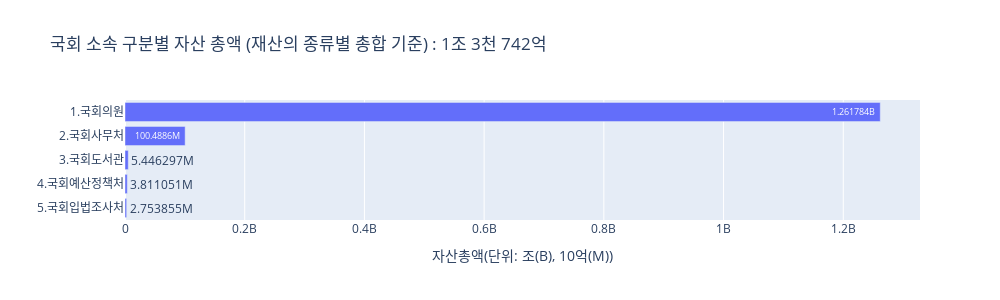

Source (notebook cell):
### Markdown cell above
### chart 1. 국회 소속 구분별 자산 총액

### Code cell
fig = px.bar(t_df.sort_values('현재가액', ascending=True),
             x='현재가액',
             y='소속구분',
             title = '국회 소속 구분별 자산 총액 (재산의 종류별 총합 기준) : 1조 3천 742억',
             text_auto=True
            )

fig.update_layout(
    width = 1000,
    height = 300,
)

fig.update_xaxes(title_text='자산총액(단위: 조(B), 10억(M))')
fig.update_yaxes(title_text='')

fig.show()
fig.write_html('plotly_chart.html')

### Figure 1 — Plotly figure (JSON) as saved in the notebook; plotly's stock layout.template omitted (floating-point values rounded to 4 significant figures)
{"data": [{"alignmentgroup": "True", "hovertemplate": "현재가액=%{x}<br>소속구분=%{y}<extra></extra>", "legendgroup": "", "marker": {"color": "#636efa", "pattern": {"shape": ""}}, "name": "", "offsetgroup": "", "orientation": "h", "showlegend": false, "textposition": "auto", "texttemplate": "%{x}", "type": "bar", "x": [2753855, 3811051, 5446297, 100488646, 1261783593], "xaxis": "x", "y": ["5.국회입법조사처", "4.국회예산정책처", "3.국회도서관", "2.국회사무처", "1.국회의원"], "yaxis": "y"}], "layout": {"barmode": "relative", "height": 300, "legend": {"tracegroupgap": 0}, "title": {"text": "국회 소속 구분별 자산 총액 (재산의 종류별 총합 기준) : 1조 3천 742억"}, "width": 1000, "xaxis": {"anchor": "y", "domain": [0, 1], "title": {"text": "자산총액(단위: 조(B), 10억(M))"}}, "yaxis": {"anchor": "x", "domain": [0, 1], "title": {"text": ""}}}}
